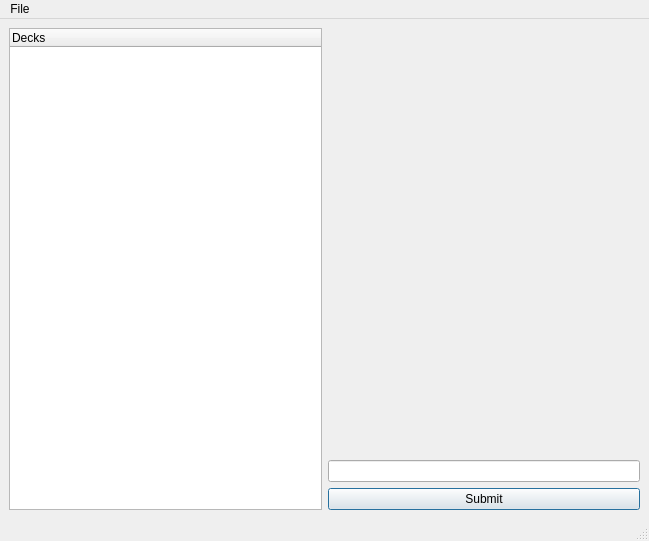
<?xml version="1.0" encoding="UTF-8"?>
<ui version="4.0">
 <class>fMainWindow</class>
 <widget class="QMainWindow" name="fMainWindow">
  <property name="geometry">
   <rect>
    <x>0</x>
    <y>0</y>
    <width>649</width>
    <height>541</height>
   </rect>
  </property>
  <property name="windowTitle">
   <string>Manabu</string>
  </property>
  <widget class="QWidget" name="fCentralWidget">
   <layout class="QGridLayout" name="gridLayout">
    <item row="0" column="1">
     <widget class="QLabel" name="fWord">
      <property name="text">
       <string/>
      </property>
     </widget>
    </item>
    <item row="2" column="1">
     <widget class="QLineEdit" name="fAnswer"/>
    </item>
    <item row="3" column="1">
     <widget class="QPushButton" name="fSubmit">
      <property name="text">
       <string>Submit</string>
      </property>
      <property name="default">
       <bool>true</bool>
      </property>
     </widget>
    </item>
    <item row="1" column="1">
     <widget class="QLabel" name="fResult">
      <property name="text">
       <string/>
      </property>
     </widget>
    </item>
    <item row="0" column="0" rowspan="4">
     <widget class="QTreeWidget" name="fDeckSelector">
      <property name="minimumSize">
       <size>
        <width>313</width>
        <height>0</height>
       </size>
      </property>
      <column>
       <property name="text">
        <string>Decks</string>
       </property>
      </column>
     </widget>
    </item>
   </layout>
  </widget>
  <widget class="QMenuBar" name="fMenuBar">
   <property name="geometry">
    <rect>
     <x>0</x>
     <y>0</y>
     <width>649</width>
     <height>23</height>
    </rect>
   </property>
   <widget class="QMenu" name="fMenuFile">
    <property name="title">
     <string>File</string>
    </property>
    <addaction name="fActionOpen"/>
    <addaction name="fActionExit"/>
   </widget>
   <addaction name="fMenuFile"/>
  </widget>
  <widget class="QStatusBar" name="fStatusBar"/>
  <action name="fActionOpen">
   <property name="text">
    <string>Open</string>
   </property>
  </action>
  <action name="fActionExit">
   <property name="text">
    <string>Exit</string>
   </property>
  </action>
 </widget>
 <resources/>
 <connections/>
</ui>
